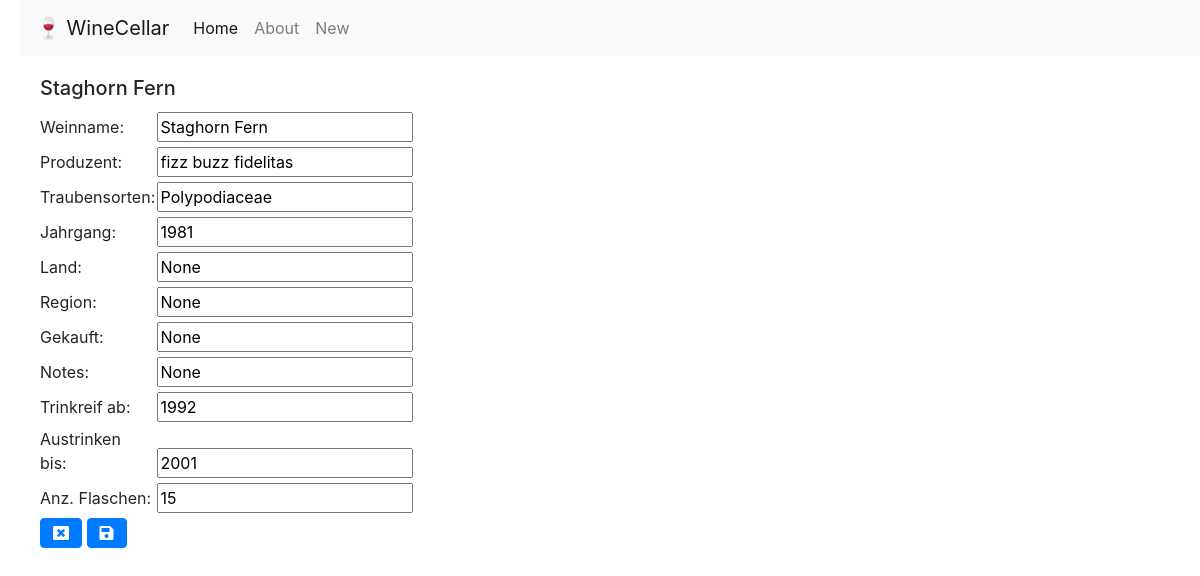
/edit/18, run on an earlier commit of the app's database.
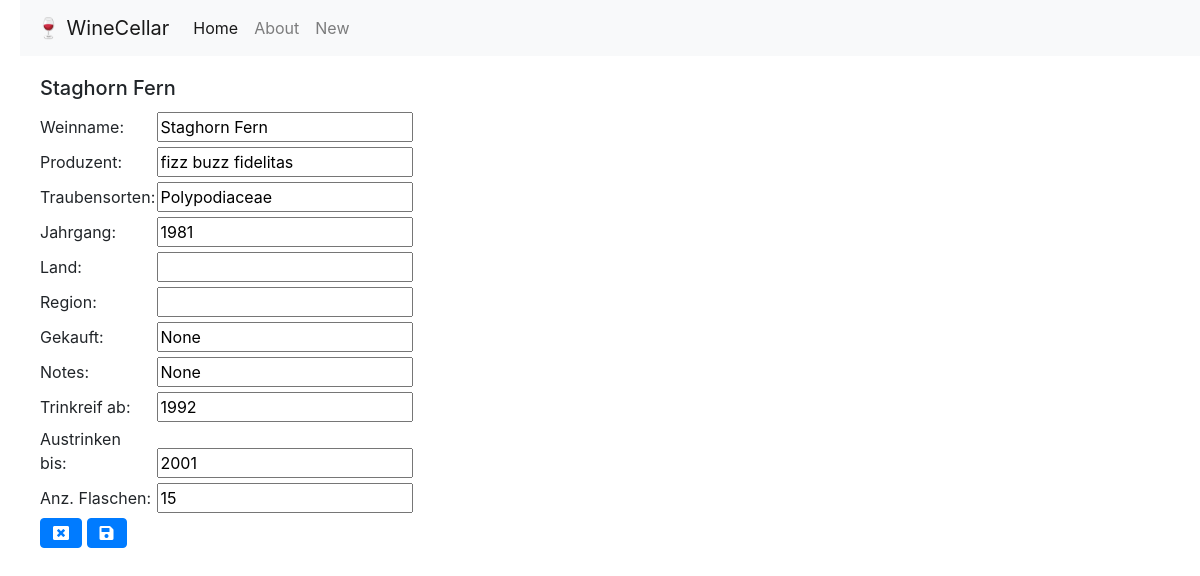
And on a later commit of the database.
### wine/models.py (models this page shows)
class Wine(models.Model):
    winename = models.CharField(max_length=200, blank=True,)
    producer = models.CharField(max_length=200, blank=True,)
    grapes = models.CharField(max_length=200, blank=True,)
    year = models.CharField(max_length=200, blank=True,)
    country = models.CharField(max_length=200, blank=True,)
    region = models.CharField(max_length=200, blank=True,)
    purchase = models.CharField(max_length=200, blank=True,)
    notes = models.CharField(max_length=400, blank=True,)
    drinkfrom = models.CharField(max_length=200, blank=True,)
    drinkto = models.CharField(max_length=200, blank=True,)
    nmbrbottles = models.IntegerField(default=0)
    entrydate = models.DateTimeField('date published', null=True,)
    editdate = models.DateTimeField(null=True,)

### wine/views.py (the view)
# urls.py: path('edit/<int:pk>', views.EditView.as_view(), name='wine_edit'),
class EditView(UpdateView):
    model = Wine
    template_name = 'wine/wine_form.html'
    fields = ['winename', 'producer', 'grapes', 'year', 'country',
              'region', 'purchase', 'notes', 'drinkfrom', 'drinkto', 'nmbrbottles']
    success_url = reverse_lazy('wine:wine_list')

### wine/templates/wine/wine_form.html
{% extends "./base.html" %}
{% block content %}
<div class="card-body">
        <h5 class="card-title">{{ wine.winename }}</h5>
<form method="post">{% csrf_token %}
    <label for="winename">Weinname:</label>
    <input id="winename" type="text" name="winename" value="{{ wine.winename }}"><br>
    <label for="producer">Produzent:</label>
    <input id="producer" type="text" name="producer" value="{{ wine.producer }}"><br>
    <label for="grapes">Traubensorten: </label>
    <input id="grapes" type="text" name="grapes" value="{{ wine.grapes }}"><br>
    <label for="year">Jahrgang: </label>
    <input id="year" type="number" name="year" value="{{ wine.year }}"><br>
    <label for="country">Land: </label>
    <input id="country" type="text" name="country" value="{{ wine.country }}"><br>
    <label for="region">Region: </label>
    <input id="region" type="text" name="region" value="{{ wine.region }}"><br>
    <label for="purchase">Gekauft: </label>
    <input id="purchase" type="text" name="purchase" value="{{ wine.purchase }}"><br>
    <label for="notes">Notes: </label>
    <input id="notes" type="text" name="notes" value="{{ wine.notes }}"><br>
    <label for="drinkfrom">Trinkreif ab: </label>
    <input id="drinkfrom" type="text" name="drinkfrom" value="{{ wine.drinkfrom }}"><br>
    <label for="drinkto">Austrinken bis: </label>
    <input id="drinkto" type="text" name="drinkto" value="{{ wine.drinkto }}"><br>
    <label for="nmbrbottles">Anz. Flaschen:</label>
    <input id="nmbrbottles" type="number" name="nmbrbottles" value="{{ wine.nmbrbottles }}"><br>
    <a href="/wine/{{ wine.id }}" class="btn btn-primary"><i class="fas fa-window-close"></i></a>
    <button type="submit" class="btn btn-primary"><i class="fas fa-save"></i></button>
</form>
</div>
{% endblock %}

What changed in the data, as far as the page shows it:
changed Wine "Staghorn Fern": country "None" → (not shown); region "None" → (not shown)
